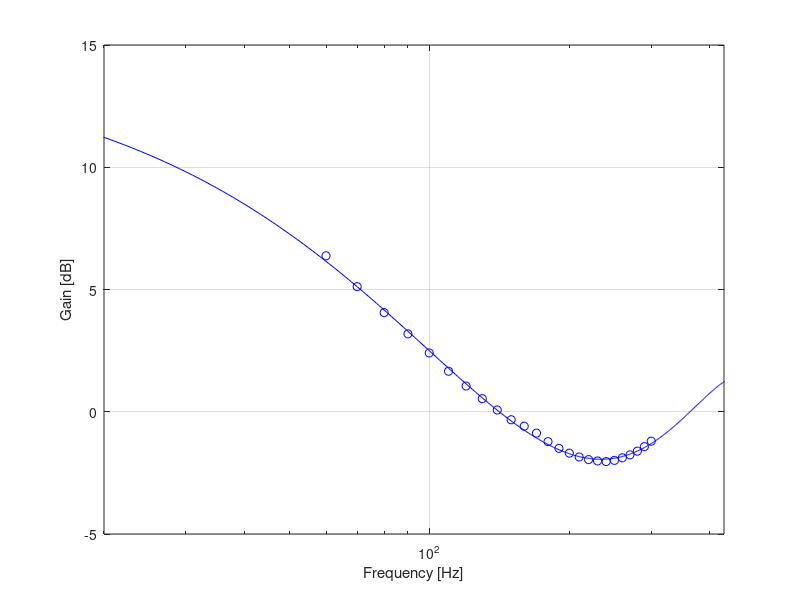
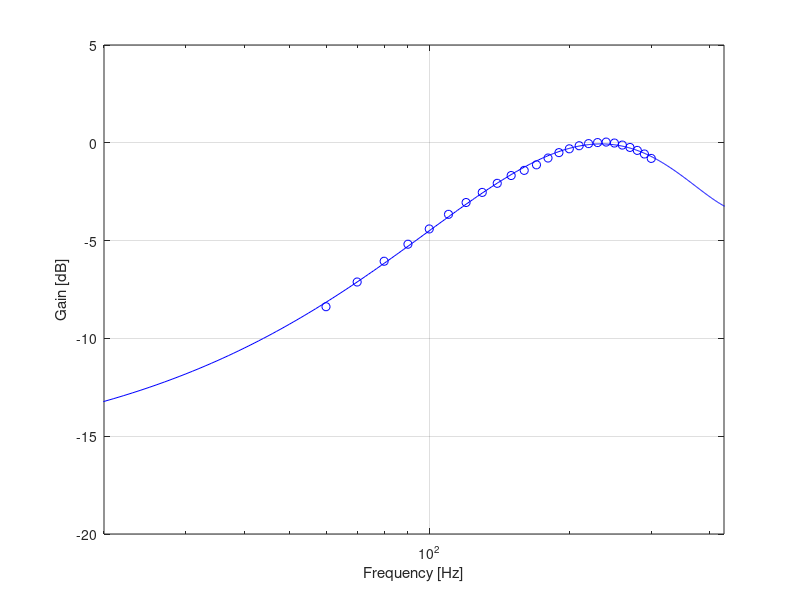
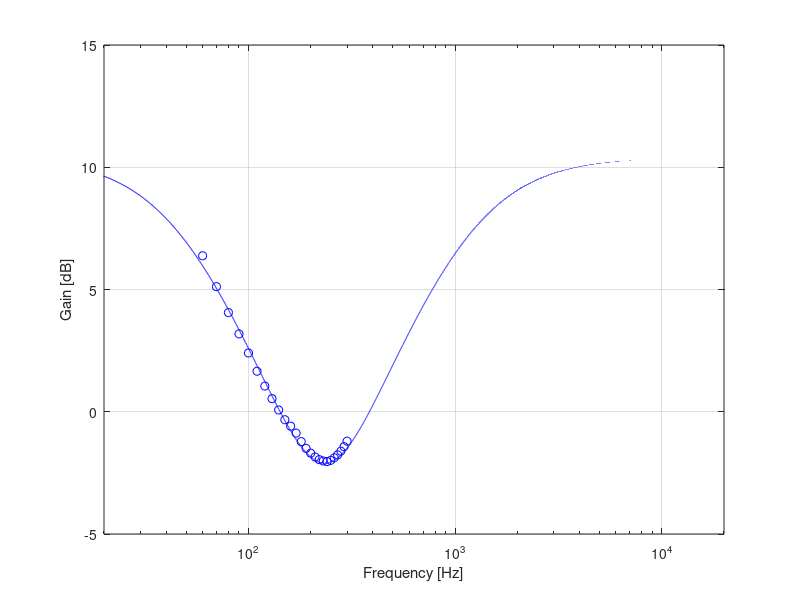

MATLAB code for these plots, in order:

clear all
load('G03.mat')


amplitude1 = master.reg.S_40_40.deltaLpc;
f=[60:10:300];


p_gain             = polyfit(f,amplitude1',3);


fr=[60:1:410];
full_filter_gain  = (polyval(p_gain,fr));

filter = -full_filter_gain+full_filter_gain(175-60)-1;
org = -amplitude1+full_filter_gain(175-60)-1;

filter_gain = [ ones(1,59)*org(1) filter ones(1,50)*org(1)];

f_full = [1:1:length(filter_gain)];

%p_gain = polyfit(f_full,filter_gain,15);


frx=[1:1:450];
figure
semilogx(polyval(p_gain,frx),'b')
hold on
semilogx(f,amplitude1,'o','color','b')
set(gca,'XGrid','on')
set(gca,'YGrid','on')
ylabel('Gain [dB]')
xlabel('Frequency [Hz]')
xlim([20 430])




figure
semilogx(-polyval(p_gain,frx)-2,'b')
hold on
semilogx(f,-amplitude1-2,'o','color','b')
set(gca,'XGrid','on')
set(gca,'YGrid','on')
ylabel('Gain [dB]')
xlabel('Frequency [Hz]')
xlim([20 430])



frz = [1:1:460];
figure
%plot(frz,filter_gain)

%semilogx(-((polyval(p_gain,f_full))+8.5+2),'b--')
%hold on
set(gca,'XGrid','on'); 
set(gca,'YGrid','on'); 
%semilogx(f,-(-amplitude1+full_filter_gain(175-60)-1+8.5+2),'o','color','b')
semilogx(f,amplitude1,'o','color','b')
hold on
 ylabel('Gain [dB]')
 xlabel('Frequency [Hz]')

set(gca,'XGrid','on')
set(gca,'YGrid','on')
%yyaxis right

slope = (full_filter_gain(11)-full_filter_gain(1))/(log10(fr(11))-log10(fr(1)))

% Polynomia for estimate the gaine and phase of the filter.

% bandwidth = 341 Hz - 128 hz

%for k=1:1:10000
%h_boost(k) = (1+(((omega_0/Q*s(k))/(s(k)^2+omega_0/Q*s(k)+omega_0^2))*2.3));
%end

%bandwidth = (341-128*1.1878)*1.3175;
%omega_0 = 234-0;

bandwidth = 2*pi*293%(213+40)
omega_0 = 2*pi*234
gain = 10^((12.5)/20)
in_gain = 10^((10.4)/20)

%bandwidth = 2*pi*293
%omega_0 = 2*pi*234
%gain = 10^(8.5/20)
%in_gain = 1;

Q = omega_0/bandwidth;

omega = [1:1:100000];
s = i.*omega;



for k=1:1:100000
h_cut(k) = in_gain*((((s(k)^2+(omega_0/Q)*s(k)+omega_0^2)/(s(k)^2+(omega_0/Q)*s(k)*(gain)+omega_0^2))));
end

abs_h = abs(h_cut);

db_abs_h = 20*log10(abs_h);

x = [1:1:100000]/(2*pi);

semilogx(x,db_abs_h,'color','b')


xlim([20 20000])
